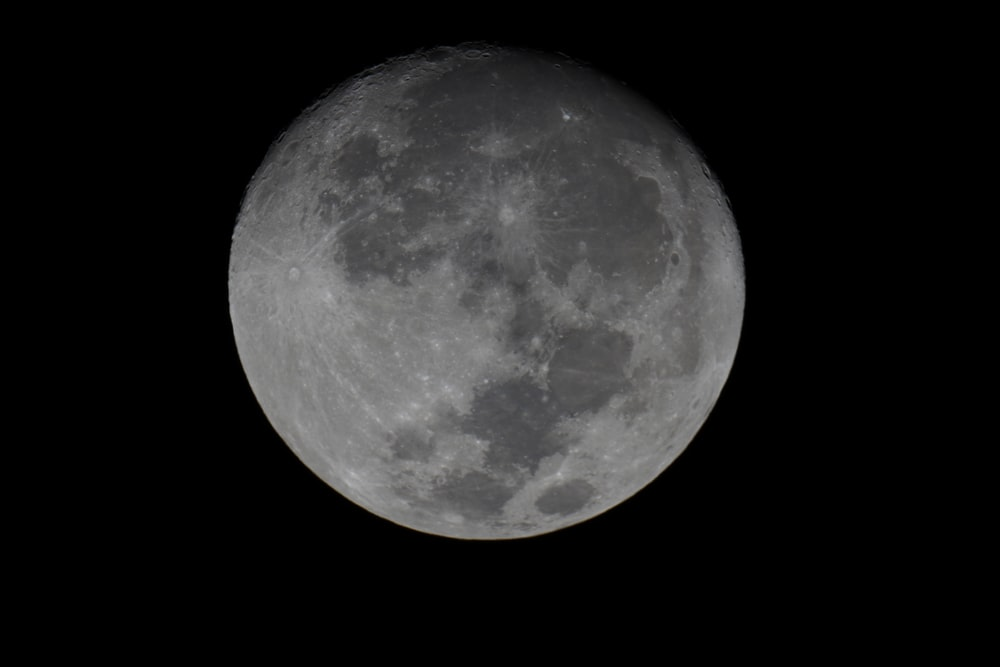
%> input picture assignment-1-transformations/3/data/moon.jpeg, 1000 x 667 px
$ octave myMainScript.m   (GNU Octave 9; MATLAB toolbox functions it lacks are replaced by stand-ins)
%> lines starting %> are read from the running program, lines starting %| are printed output that depends on the picture
### assignment-1-transformations/3/code/myHE.m
function he_image = myHE(src_image)
    img_size = size(src_image);
%     he_image = zeros(img_size);
%     for channel = 1:img_size(3)
        grey_image_component = src_image;
        grey_image_component_flat = grey_image_component(:);
%         intensity_histogram_vals = histogram(grey_image_component_flat,256).Values;
        intensity_histogram_vals = imhist(grey_image_component_flat);
        intensity_cdf = cumsum(intensity_histogram_vals);
        he_image_comp_flat = intensity_cdf(grey_image_component_flat+1)/sum(intensity_histogram_vals);
        he_image = reshape(he_image_comp_flat,img_size(1:2));
end

### assignment-1-transformations/3/code/displayImage.m
function displayImage(image, title_string, filename)
figure;
imshow(image);
title(title_string);
fig = gcf;
save(strcat('../images/',filename,'.mat'), 'fig', '-mat');

### assignment-1-transformations/3/code/myMainScript.m
%% MyMainScript

tic;
%% Your code here
%% Q3 Main Script
%  CS 663: Digital Image Processing, IIT Bombay (Autumn 2020)
%  Aman Kansal, Ansh Khurana, Kushagra Juneja
clc; clear all; close all;
%% 3d.
% Using median based histogram equalization
%  Following notation in written answer, for 0<h'(I)<a -> h'(T(I)) = p1
% and h'(T(I)) = p2 otherwise.
%  alpha = 0.5, a = median_intensity
%  example images, statues.png and moon.png

%% For moon
% Source: https://images.unsplash.com/photo-1575973782464-105a49c6a302?ixlib=rb-1.2.1&w=1000&q=80

img = imread('../data/moon.jpeg');
%> img is the input picture: size 667x1000x3 uint8; mean R, G, B 29.5, 29.4, 29.4
displayImage(img, 'original image', 'moon_orig');
% Histogram equalized image
equalized_image = zeros(size(img));
equalized_image(:,:,1) = myHE(img(:,:,1));
%> in myHE, `intensity_histogram_vals = imhist(grey_image_component_flat);`: intensity_histogram_vals = 256 values, max 458739 at index 1, min 0 at index 181, mean 2605.5
%> in myHE, `intensity_cdf = cumsum(intensity_histogram_vals);`: intensity_cdf = 256 values from 458739 to 667000
%> in myHE, `he_image = reshape(he_image_comp_flat,img_size(1:2));`:
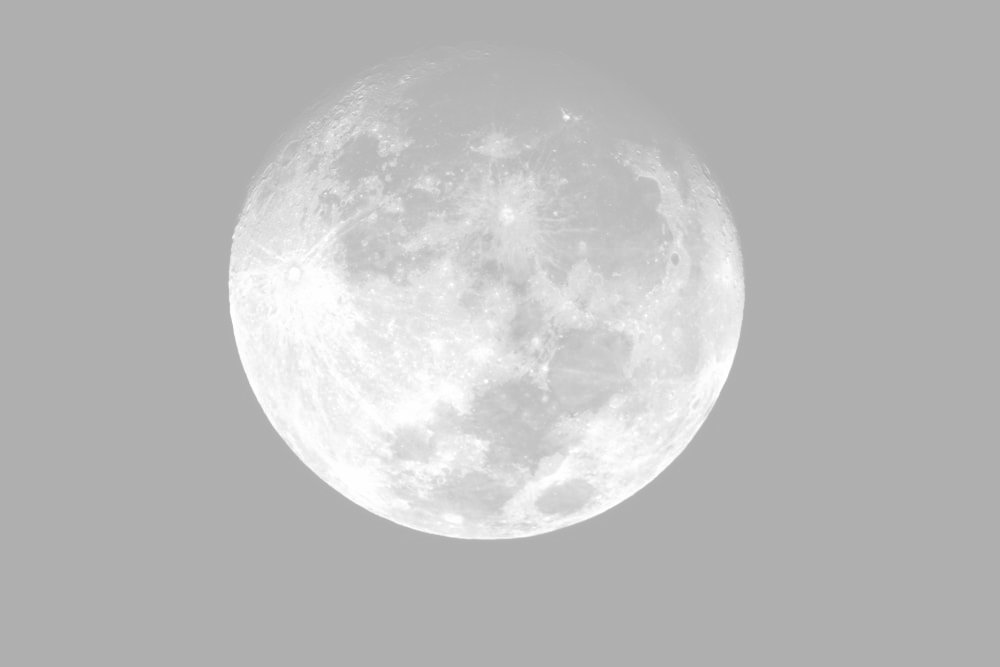
%> he_image: size 667x1000 double; min 0.688, max 1, mean 0.737
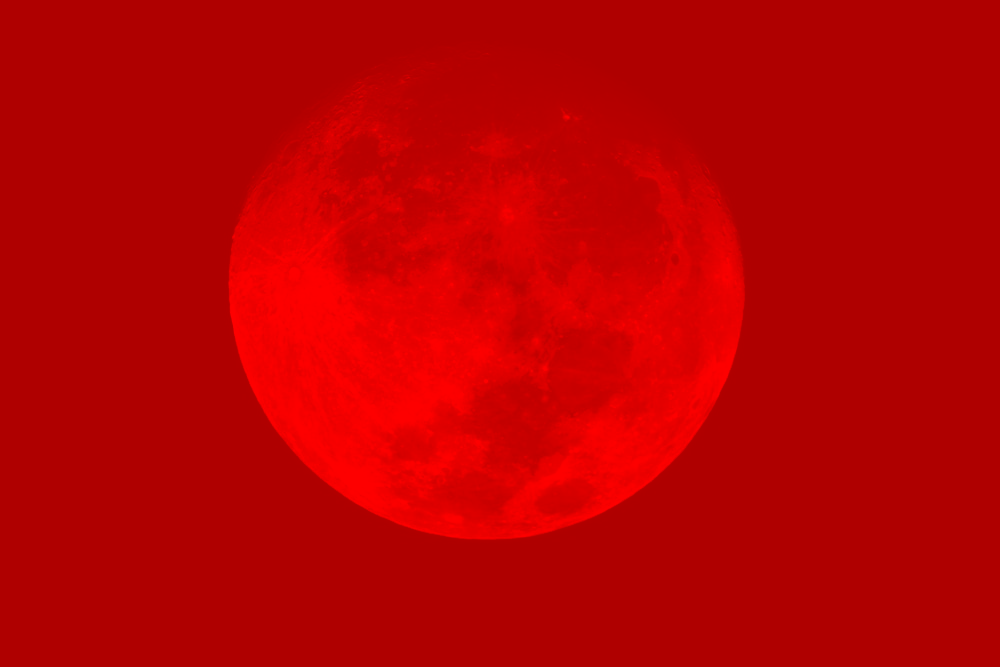
%> equalized_image: size 667x1000x3 double; mean R, G, B 0.737, 0, 0
equalized_image(:,:,2) = myHE(img(:,:,2));
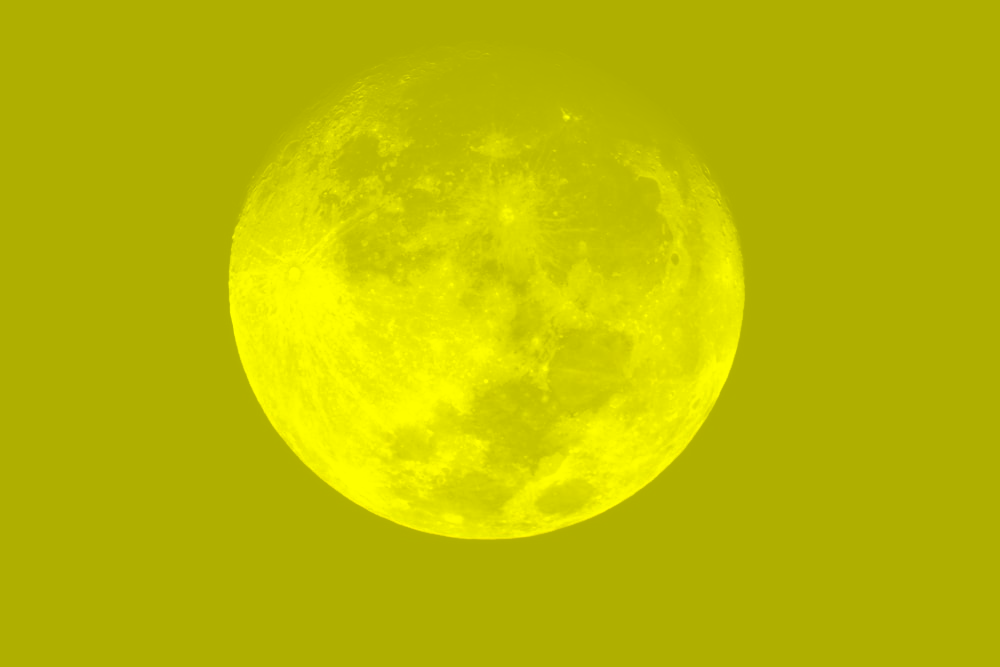
%> equalized_image: size 667x1000x3 double; mean R, G, B 0.737, 0.737, 0
equalized_image(:,:,3) = myHE(img(:,:,3));
displayImage(equalized_image, 'histogram equalized image', 'moon_he_normal');
% code for median based intensity transformation

counts = imhist(img);
%> counts = 256 values, max 1377265 at index 1, min 0 at index 181, mean 7816.4
counts = cumsum(counts);
%> counts = 256 values from 1377265 to 2001000
img_cdf = counts/counts(end);
%> img_cdf = 256 values from 0.688 to 1

assignin('base','img_cdf', img_cdf);

% just greater than 0.5
for i = 1:256
    if img_cdf(i)>0.5
        median_intensity = i;
        break
    end
end
%> after the loop, median_intensity = 1
% img_cdf = uint8(img_cdf*255);
median_intensity = median_intensity/255.0;
%> median_intensity = 0.00392
p1 = 0.5/(median_intensity);
%> p1 = 127.5
p2 = 0.5 / (1-median_intensity);
%> p2 = 0.502

transformed_cdf = zeros(1,256);

for i = 1:256
    if img_cdf(i) < median_intensity
        transformed_cdf(i) = img_cdf(i) / p1;
    else
        transformed_cdf(i) = median_intensity + (img_cdf(i)-0.5)/ p2;
    end
end
%> after the loop, transformed_cdf = 256 values from 0.379 to 1

% assignin('base','t_cdf', transformed_cdf);
transformed_cdf = uint8(255*transformed_cdf);
%> transformed_cdf = 256 values from 97 to 255
result = transformed_cdf(img+1);
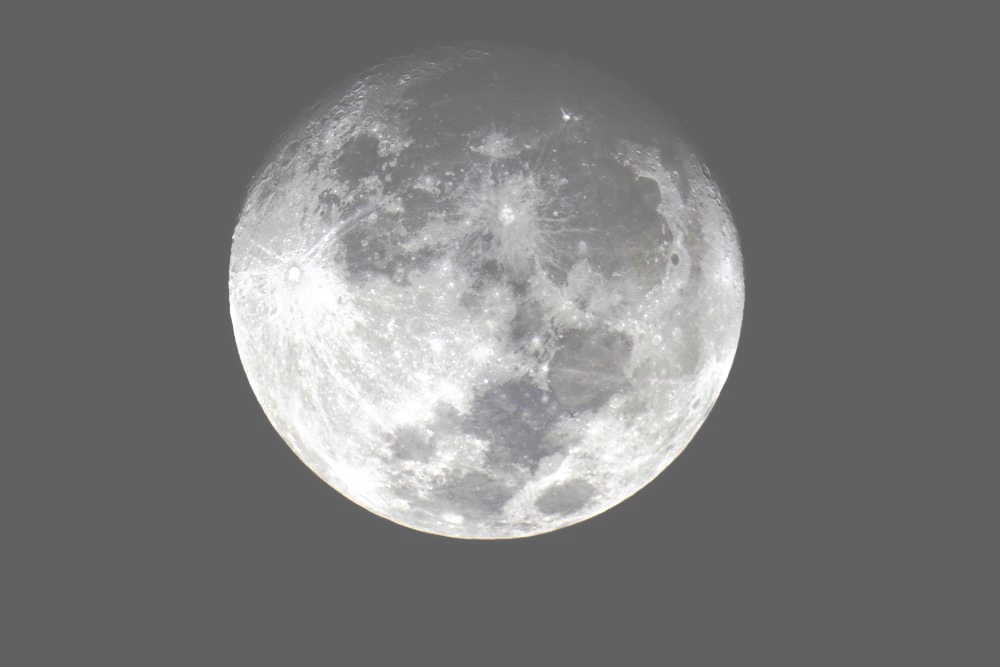
%> result: size 667x1000x3 uint8; mean R, G, B 121.9, 121.8, 121.8
displayImage(result, 'median Intensity transform', 'moon_he_median');
toc;

%% For statue
img = imread('../data/statue.png');
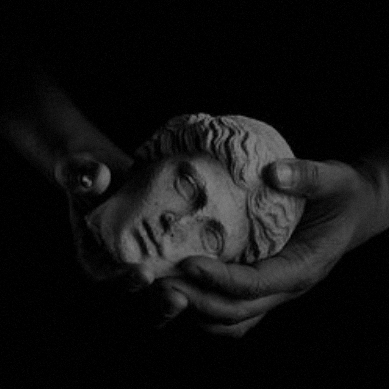
%> input picture assignment-1-transformations/3/data/statue.png, 389 x 389 px
%> img is the input picture: size 389x389 uint8; min 0, max 128, mean 16.6
displayImage(img, 'original image', 'statue_original');
he_img = myHE(img);
%> in myHE (call 4), `intensity_histogram_vals = imhist(grey_image_component_flat);`: intensity_histogram_vals = 256 values, max 51357 at index 1, min 0 at index 130, mean 591.1
%> in myHE (call 4), `intensity_cdf = cumsum(intensity_histogram_vals);`: intensity_cdf = 256 values from 51357 to 151321
%> in myHE (call 4), `he_image = reshape(he_image_comp_flat,img_size(1:2));`:
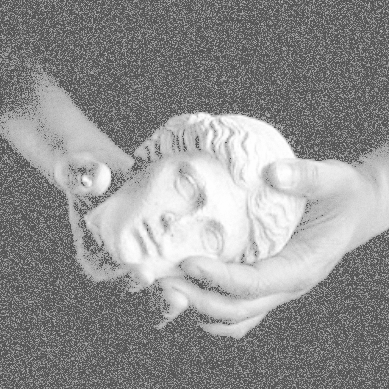
%> he_image: size 389x389 double; min 0.339, max 1, mean 0.569
displayImage(he_img, 'histogram equalized image', 'statue_he_normal');
% code for median based intensity transformation

counts = imhist(img);
%> counts has the same summary as intensity_histogram_vals in myHE
counts = cumsum(counts);
%> counts = 256 values from 51357 to 151321
img_cdf = counts/counts(end);
%> img_cdf = 256 values from 0.339 to 1

assignin('base','img_cdf', img_cdf);

% just greater than 0.5
for i = 1:256
    if img_cdf(i)>0.5
        median_intensity = i;
        break
    end
end
%> after the loop, median_intensity = 3
% img_cdf = uint8(img_cdf*255);
median_intensity = median_intensity/255.0;
%> median_intensity = 0.0118
p1 = 0.5/(median_intensity);
%> p1 = 42.5
p2 = 0.5 / (1-median_intensity);
%> p2 = 0.506

transformed_cdf = zeros(1,256);

for i = 1:256
    if img_cdf(i) < median_intensity
        transformed_cdf(i) = img_cdf(i) / p1;
    else
        transformed_cdf(i) = median_intensity + (img_cdf(i)-0.5)/ p2;
    end
end
%> after the loop, transformed_cdf = 256 values from -0.306 to 1

% assignin('base','t_cdf', transformed_cdf);
transformed_cdf = uint8(255*transformed_cdf);
%> transformed_cdf = 256 values from 0 to 255
result = transformed_cdf(img+1);
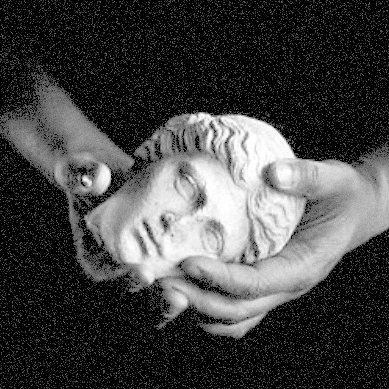
%> result: size 389x389 uint8; min 0, max 255, mean 67.1
displayImage(result, 'median Intensity transform', 'statue_he_median');

toc;
